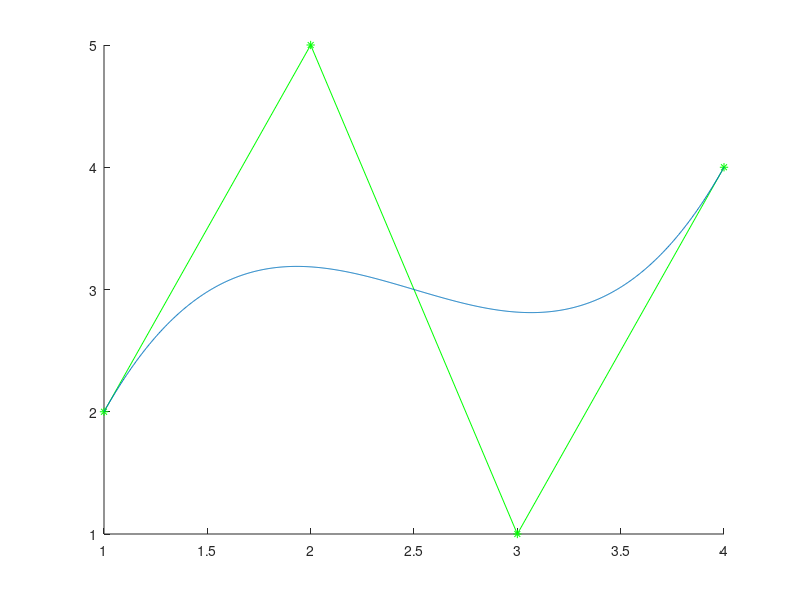

Write the MATLAB code that produced this figure.
x = [1, 2, 3, 4];
y = [2, 5, 1, 4];

hold on
plot(x, y,'g*-')

px = [];
py = [];

for t = linspace(0, 1, 1000)
	tx = x;
	ty = y;
	while length(tx) > 1
		for i = 1:length(tx)-1
			tx(i) = tx(i)+t*(tx(i+1)-tx(i));
			ty(i) = ty(i)+t*(ty(i+1)-ty(i));
		end
		tx = tx(:, 1:end-1);
		ty = ty(:, 1:end-1);
	end
	px = [px tx(1)];
	py = [py ty(1)];
end

plot(px, py)

